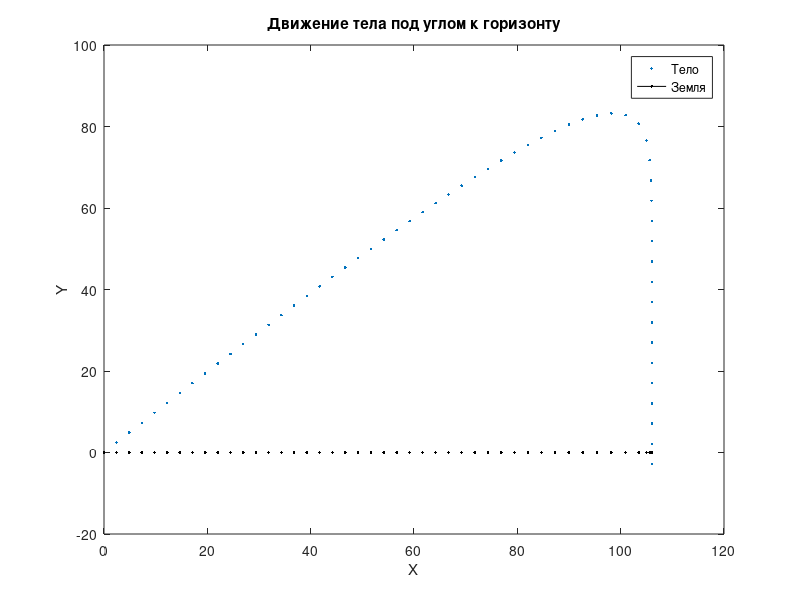

Reproduce this figure in MATLAB.
% Движение под углом к горизонту c циклом while и временем меньше T
clear all;
 
% начальная координата
x0=0; 
y0=0; 

% начальная скорость
alpha=pi/4; 
v0=150;
vx0=v0*cos(alpha);  
vy0=v0*sin(alpha); 

k=30; % коэфф сопр
massa=30;
g=9.801; 

%параметр схемы
dL=5;
T=12;
%начальные условия
U(1,1)=x0;
U(1,2)=y0;
U(1,3)=vx0;
U(1,4)=vy0;
U(1,5)=0;

method = 1; %ERK_ 1,2,3,4

if method == 1
    m=1;
    while U(m,5)<T
        m=m+1;
        z=sqrt(1+U(m-1,3)^2+U(m-1,4)^2+(-k/massa*U(m-1,3))^2+(-g-k/massa*U(m-1,4))^2);
        w(m-1,1)=U(m-1,3)/z;
        w(m-1,2)=U(m-1,4)/z;
        w(m-1,3)=-k/massa*U(m-1,3)/z;
        w(m-1,4)=(-g-k/massa*U(m-1,4))/z;
        w(m-1,5)=1/z;
        for i=1:5
            U(m,i)=U(m-1,i)+dL*w(m-1,i);
        end
    end
end

if method == 2
    m=1;
    a2=2/3;
    b1=1/4;
    b2=3/4;
    c1=0;
    c2=0;
    while U(m,5)<T
        m=m+1;
        z=sqrt(1+U(m-1,3)^2+U(m-1,4)^2+(-k/massa*U(m-1,3))^2+(-g-k/massa*U(m-1,4))^2);
        w1(m-1,1)=U(m-1,3)/z;
        w1(m-1,2)=U(m-1,4)/z;
        w1(m-1,3)=-k/massa*U(m-1,3)/z;
        w1(m-1,4)=(-g-k/massa*U(m-1,4))/z;
        w1(m-1,5)=1/z;
        
        Uw1=U+dL*a2*w1;
        
        z=sqrt(Uw1(m-1,5)^2+Uw1(m-1,3)^2+Uw1(m-1,4)^2+(-k/massa*Uw1(m-1,3))^2+(-g-k/massa*Uw1(m-1,4))^2);
        w2(m-1,1)=Uw1(m-1,3)/z;
        w2(m-1,2)=Uw1(m-1,4)/z;
        w2(m-1,3)=-k/massa*Uw1(m-1,3)/z;
        w2(m-1,4)=(-g-k/massa*Uw1(m-1,4))/z;
        w2(m-1,5)=(1+a2*dL)/z;
        for i=1:5
            U(m,i)=U(m-1,i)+dL*(w1(m-1,i)*b1+b2*w2(m-1,i));
        end
    end
end

if method == 3
    m=1;
    a2=1/2;
    a3=3/4; 
    b1=2/9;
    b2=3/9;
    b3=4/9;  
    while U(m,5)<T
        m=m+1;
        z=sqrt(1+U(m-1,3)^2+U(m-1,4)^2+(-k/massa*U(m-1,3))^2+(-g-k/massa*U(m-1,4))^2);
        w1(m-1,1)=U(m-1,3)/z;
        w1(m-1,2)=U(m-1,4)/z;
        w1(m-1,3)=-k/massa*U(m-1,3)/z;
        w1(m-1,4)=(-g-k/massa*U(m-1,4))/z;
        w1(m-1,5)=1/z;
        
        Uw1=U+dL*a2*w1;
        
        z=sqrt(Uw1(m-1,5)^2+Uw1(m-1,3)^2+Uw1(m-1,4)^2+(-k/massa*Uw1(m-1,3))^2+(-g-k/massa*Uw1(m-1,4))^2);
        w2(m-1,1)=Uw1(m-1,3)/z;
        w2(m-1,2)=Uw1(m-1,4)/z;
        w2(m-1,3)=-k/massa*Uw1(m-1,3)/z;
        w2(m-1,4)=(-g-k/massa*Uw1(m-1,4))/z;
        w2(m-1,5)=(1+a2*dL)/z;
        
        Uw2=U+dL*a3*w2;
        
        z=sqrt(Uw2(m-1,5)^2+Uw2(m-1,3)^2+Uw2(m-1,4)^2+(-k/massa*Uw2(m-1,3))^2+(-g-k/massa*Uw2(m-1,4))^2);
        w3(m-1,1)=Uw2(m-1,3)/z;
        w3(m-1,2)=Uw2(m-1,4)/z;
        w3(m-1,3)=-k/massa*Uw2(m-1,3)/z;
        w3(m-1,4)=(-g-k/massa*Uw2(m-1,4))/z;
        w3(m-1,5)=(1+a3*dL)/z;
        for i=1:5
            U(m,i)=U(m-1,i)+dL*(w1(m-1,i)*b1+b2*w2(m-1,i)+b3*w3(m-1,i));
        end
    end
end

if method == 4
    m=1;
    a2=1/2;
    a3=1/2; 
    a4=1;
    b1=1/6;
    b2=1/3;
    b3=1/3; 
    b4=1/6;  
    while U(m,5)<T
        m=m+1;
        z=sqrt(1+U(m-1,3)^2+U(m-1,4)^2+(-k/massa*U(m-1,3))^2+(-g-k/massa*U(m-1,4))^2);
        w1(m-1,1)=U(m-1,3)/z;
        w1(m-1,2)=U(m-1,4)/z;
        w1(m-1,3)=-k/massa*U(m-1,3)/z;
        w1(m-1,4)=(-g-k/massa*U(m-1,4))/z;
        w1(m-1,5)=1/z;
        
        Uw1=U+dL*a2*w1;
        
        z=sqrt(Uw1(m-1,5)^2+Uw1(m-1,3)^2+Uw1(m-1,4)^2+(-k/massa*Uw1(m-1,3))^2+(-g-k/massa*Uw1(m-1,4))^2);
        w2(m-1,1)=Uw1(m-1,3)/z;
        w2(m-1,2)=Uw1(m-1,4)/z;
        w2(m-1,3)=-k/massa*Uw1(m-1,3)/z;
        w2(m-1,4)=(-g-k/massa*Uw1(m-1,4))/z;
        w2(m-1,5)=(1+a2*dL)/z;
        
        Uw2=U+dL*a3*w2;
        
        z=sqrt(Uw2(m-1,5)^2+Uw2(m-1,3)^2+Uw2(m-1,4)^2+(-k/massa*Uw2(m-1,3))^2+(-g-k/massa*Uw2(m-1,4))^2);
        w3(m-1,1)=Uw2(m-1,3)/z;
        w3(m-1,2)=Uw2(m-1,4)/z;
        w3(m-1,3)=-k/massa*Uw2(m-1,3)/z;
        w3(m-1,4)=(-g-k/massa*Uw2(m-1,4))/z;
        w3(m-1,5)=(1+a3*dL)/z;
        
        Uw3=U+dL*a4*w3;
        
        z=sqrt(Uw3(m-1,5)^2+Uw3(m-1,3)^2+Uw3(m-1,4)^2+(-k/massa*Uw3(m-1,3))^2+(-g-k/massa*Uw3(m-1,4))^2);
        w4(m-1,1)=Uw3(m-1,3)/z;
        w4(m-1,2)=Uw3(m-1,4)/z;
        w4(m-1,3)=-k/massa*Uw3(m-1,3)/z;
        w4(m-1,4)=(-g-k/massa*Uw3(m-1,4))/z;
        w4(m-1,5)=(1+a4*dL)/z;
        for i=1:5
            U(m,i)=U(m-1,i)+dL*(w1(m-1,i)*b1+b2*w2(m-1,i)+b3*w3(m-1,i)+b4*w4(m-1,i));
        end
    end
end

figure(1);
plot(U(:,1),U(:,2),'.');
hold on
plot(U(:,1),0,'k');
xlabel('X');
ylabel('Y');
title('Движение тела под углом к горизонту');
legend('Тело','Земля');